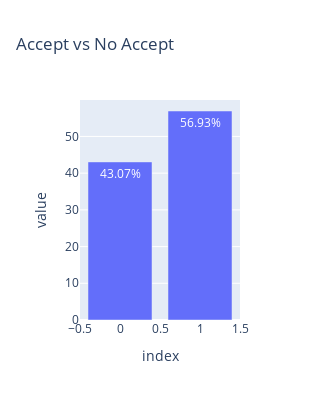

Notebook source saved alongside this figure:
### Markdown cell above
56.93% of the people chose to accept the coupon.

### Code cell
#Generate the proportion of accepted vs not accepted. Plot using plotly and set the 
accepted_not_accepted = data.groupby('Y')[['Y']].count().rename(columns={'Y': 'Accepted'}).reset_index()
accepted_not_accepted = (accepted_not_accepted/data.shape[0]) *100
metrics['accepted_pct'] = accepted_not_accepted['Accepted'] [1]
fig = px.bar(accepted_not_accepted['Accepted'], text='value',width=300, height=400,title='Accept vs No Accept' )
fig.update_traces(text= [f'{val:.2f}%' for val in accepted_not_accepted['Accepted']], showlegend=False )
fig.show();

### Figure 1 — Plotly figure (JSON) as saved in the notebook; plotly's stock layout.template omitted (floating-point values rounded to 4 significant figures)
{"data": [{"alignmentgroup": "True", "hovertemplate": "variable=Accepted<br>index=%{x}<br>value=%{text}<extra></extra>", "legendgroup": "Accepted", "marker": {"color": "#636efa", "pattern": {"shape": ""}}, "name": "Accepted", "offsetgroup": "Accepted", "orientation": "v", "showlegend": false, "text": ["43.07%", "56.93%"], "textposition": "auto", "type": "bar", "x": [0, 1], "xaxis": "x", "y": [43.07, 56.93], "yaxis": "y"}], "layout": {"barmode": "relative", "height": 400, "legend": {"title": {"text": "variable"}, "tracegroupgap": 0}, "title": {"text": "Accept vs No Accept"}, "width": 300, "xaxis": {"anchor": "y", "domain": [0, 1], "title": {"text": "index"}}, "yaxis": {"anchor": "x", "domain": [0, 1], "title": {"text": "value"}}}}
